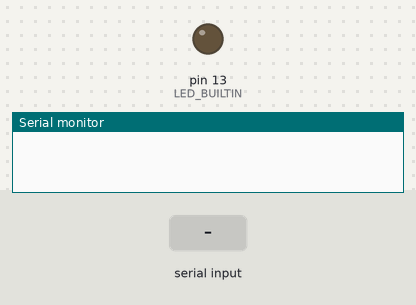
A sketch run on a simulated Arduino Uno, built with avr-gcc and run on an emulated ATmega328P. Parts: output pins drawn as LEDs (lit = HIGH), the last lines printed to the serial monitor. The test bench sets the inputs (shaded band).

Above: at 1.2 s.
1.3 s: "y" received over Serial
At 2.4 s:
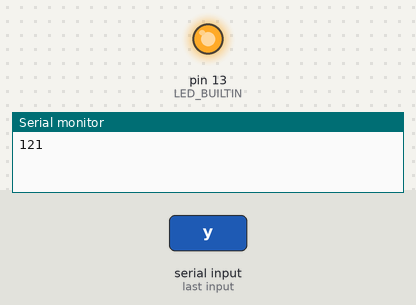
2.8 s: "a" received over Serial
At 3.6 s:
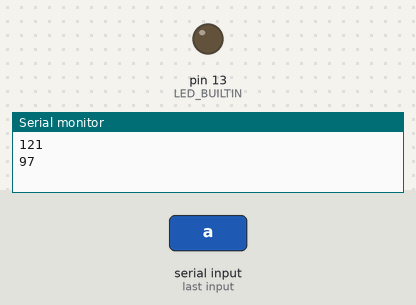
4.3 s: "Y" received over Serial
At 4.7 s:
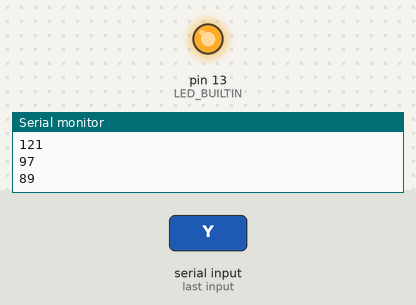
Timing chart, 0 to 7.3 s (numbered marks = the images above; inputs shaded):
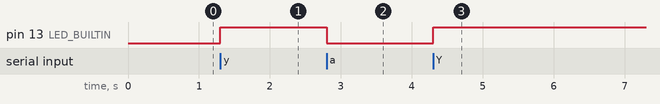

Measured:
- after the input at 1.3 s, pin 13 (LED_BUILTIN): LOW → HIGH at once
- after the input at 2.8 s, pin 13 (LED_BUILTIN): HIGH → LOW at once
- after the input at 4.3 s, pin 13 (LED_BUILTIN): LOW → HIGH at once

The sketch:

ON-OFF_ABY_JOSEPH_LAB2.ino
```cpp
byte receivedByte = 0;

void setup() {
  // put your setup code here, to run once:
  pinMode(LED_BUILTIN, OUTPUT);
Serial.begin(230400);
}

void loop(){
if (Serial.available()>0)
 {
  // put your main code here, to run repeatedly:
 receivedByte = Serial.read();
 Serial.println(receivedByte);

if ((receivedByte == 97) || (receivedByte == 65))
{digitalWrite(LED_BUILTIN, LOW);   // turn the LED on by making the voltage LOW
  }

if ((receivedByte == 121) || (receivedByte == 89))
{digitalWrite(LED_BUILTIN, HIGH);   // turn the LED off by making the voltage HIGH
  }

}
}
```
